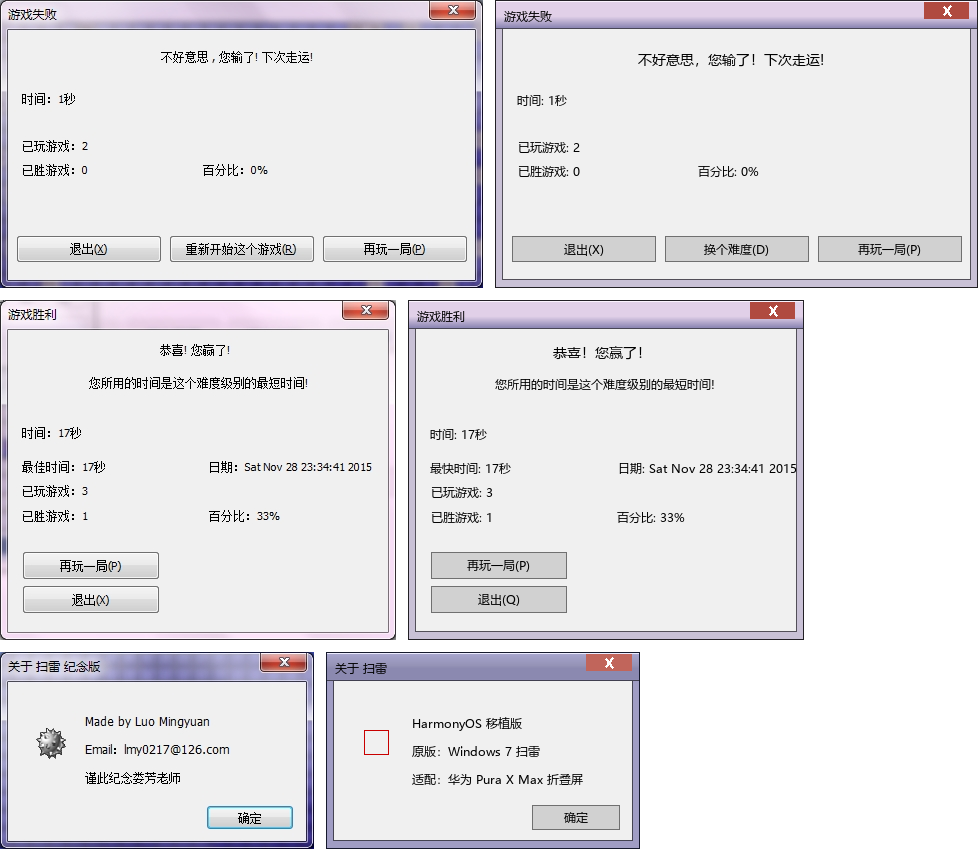

This figure's Python source:
# -*- coding: utf-8 -*-
"""
render_check.py —— 自检：用 WinDialog.ets 里**实际写死的常量**渲染三个对话框，
和参考图并排输出，肉眼核对版式（几何 / 按钮 / 文字行 / 标题栏）。

常量直接从 .ets 源文件里正则抠出来，避免脚本与源码写歪。
"""
import os
import re
from PIL import Image, ImageDraw, ImageFont

ETS = r"C:\Users\19161\saolei\entry\src\main\ets\common\WinDialog.ets"
REF = r"C:\Users\19161\Desktop\minesweeper-refs\Minesweeper-master\jpg"
OUT = os.path.dirname(os.path.abspath(__file__))

src = open(ETS, encoding="utf-8").read()


def const(name):
    m = re.search(r'^const\s+' + name + r'\s*:\s*number\s*=\s*([-\d.]+)\s*;', src, re.M)
    if not m:
        raise KeyError(name)
    return float(m.group(1))


def color(name):
    m = re.search(r'^const\s+' + name + r'\s*:\s*string\s*=\s*\'(#\w{6})\'\s*;', src, re.M)
    if not m:
        raise KeyError(name)
    return m.group(1)


FONT_CAND = [r"C:\Windows\Fonts\msyh.ttc", r"C:\Windows\Fonts\simhei.ttf",
             r"C:\Windows\Fonts\simsun.ttc", r"C:\Windows\Fonts\segoeui.ttf"]


def load_font(size):
    for f in FONT_CAND:
        if os.path.exists(f):
            try:
                return ImageFont.truetype(f, int(size))
            except Exception:
                pass
    return ImageFont.load_default()


def draw_dialog(w, h, title, lines, buttons, chrome, icon_pos=None):
    im = Image.new("RGB", (w, h), (255, 0, 255))
    d = ImageDraw.Draw(im)
    classic = chrome == 'classic'
    FX, FY, TH = const('FRAME_X'), const('FRAME_Y'), const('TITLE_H')
    c_glass = color('C_C_FRAME_GLASS') if classic else color('C_FRAME_GLASS')
    c_line = color('C_C_FRAME_LINE') if classic else color('C_FRAME_LINE')
    c_out = color('C_C_OUTER_LINE') if classic else color('C_OUTER_LINE')
    c_sep = color('C_C_TITLE_SEP') if classic else color('C_TITLE_SEP')
    if classic:
        stops = [(0, color('C_C_TITLE_TOP')), (0.035, color('C_C_TITLE_TOP')),
                 (0.07, color('C_C_TITLE_MID')), (0.45, color('C_C_TITLE_MID2')),
                 (0.55, color('C_C_TITLE_LOW')), (0.93, color('C_C_TITLE_BOTTOM')),
                 (0.965, color('C_C_TITLE_EDGE'))]
    else:
        stops = [(0, color('C_TITLE_TOP')), (0.04, color('C_TITLE_TOP')),
                 (0.07, color('C_TITLE_MID')), (0.55, color('C_TITLE_MID')),
                 (0.93, color('C_TITLE_BOTTOM')), (0.965, color('C_TITLE_EDGE'))]

    d.rectangle([0, 0, w - 1, h - 1], fill=c_glass)
    # 标题栏渐变（逐行插值）
    THi = int(TH)
    for y in range(THi):
        t = y / float(THi)
        c0, c1 = stops[0], stops[-1]
        for i in range(len(stops) - 1):
            if stops[i][0] <= t <= stops[i + 1][0]:
                c0, c1 = stops[i], stops[i + 1]
                break
        span = max(1e-6, c1[0] - c0[0])
        k = min(1.0, max(0.0, (t - c0[0]) / span))
        a = tuple(int(c0[1][i:i + 2], 16) for i in (1, 3, 5))
        b = tuple(int(c1[1][i:i + 2], 16) for i in (1, 3, 5))
        d.line([(0, y), (w - 1, y)], fill=tuple(int(a[i] + (b[i] - a[i]) * k) for i in range(3)))
    # 客户区
    cx, cy = FX, TH
    cw, ch = w - FX * 2, h - TH - FY - 1
    d.rectangle([cx, cy, cx + cw - 1, cy + ch - 1], fill=color('C_CLIENT'))
    d.rectangle([cx - 1, cy, cx - 1, cy + ch - 1], fill=c_line)
    d.rectangle([cx + cw, cy, cx + cw, cy + ch - 1], fill=c_line)
    d.rectangle([cx - 1, cy + ch, cx + cw, cy + ch], fill=c_line)
    d.rectangle([0, TH - 1, w - 1, TH - 1], fill=c_sep)
    d.rectangle([0, 0, w - 1, 0], fill=c_out)
    d.rectangle([0, h - 1, w - 1, h - 1], fill=c_out)
    d.rectangle([0, 0, 0, h - 1], fill=c_out)
    d.rectangle([w - 1, 0, w - 1, h - 1], fill=c_out)
    # 标题
    tf = load_font(const('TITLE_FONT'))
    d.text((const('TITLE_TEXT_X'), const('TITLE_TEXT_Y') + const('TEXT_INK_DY')),
           title, font=tf, fill=color('C_TEXT'))
    # 关闭按钮
    cw2 = const('CLOSE_W_CLASSIC') if classic else const('CLOSE_W_AERO')
    cr2 = const('CLOSE_RIGHT_CLASSIC') if classic else const('CLOSE_RIGHT_AERO')
    bx, by = w - cr2 - cw2, const('CLOSE_TOP')
    bh = const('CLOSE_H')
    d.rectangle([bx, by, bx + cw2 - 1, by + bh - 1],
                fill=color('C_C_CLOSE_MID') if classic else color('C_CLOSE_MID'))
    ccx, ccy = bx + cw2 / 2.0, by + bh / 2.0
    hw, hh = const('CLOSE_X_HALF_W'), const('CLOSE_X_HALF_H')
    d.line([(ccx - hw, ccy - hh), (ccx + hw, ccy + hh)], fill=(255, 255, 255), width=2)
    d.line([(ccx + hw, ccy - hh), (ccx - hw, ccy + hh)], fill=(255, 255, 255), width=2)
    # 正文
    for (txt, x, y, size, align) in lines:
        f = load_font(size)
        if align == 'center':
            d.text((x, y + const('TEXT_INK_DY')), txt, font=f, fill=color('C_TEXT'), anchor='ma')
        else:
            d.text((x, y + const('TEXT_INK_DY')), txt, font=f, fill=color('C_TEXT'), anchor='la')
    # 按钮
    for (bx2, by2, bw2, bh2, label) in buttons:
        d.rectangle([bx2, by2, bx2 + bw2 - 1, by2 + bh2 - 1],
                    fill=color('C_BTN_BOTTOM'), outline=color('C_BTN_BORDER'))
        f = load_font(const('BTN_FONT'))
        d.text((bx2 + bw2 / 2.0, by2 + bh2 / 2.0), label, font=f, fill=color('C_TEXT'), anchor='mm')
    if icon_pos:
        d.rectangle([icon_pos[0], icon_pos[1], icon_pos[0] + 24, icon_pos[1] + 24],
                    outline=(200, 0, 0))
    return im


# ---- 失败框（常量与 WinDialog.ets loseSpec 一致）----
lose = draw_dialog(
    483, 288, '游戏失败',
    [('不好意思，您输了！下次走运!', 236, 51, 14, 'center'),
     ('时间: 1秒', 22, 93, 12, 'left'),
     ('已玩游戏: 2', 23, 140, 12, 'left'),
     ('已胜游戏: 0', 23, 164, 12, 'left'),
     ('百分比: 0%', 203, 164, 12, 'left')],
    [(17, 236, 144, 26, '退出(X)'), (170, 236, 144, 26, '换个难度(D)'),
     (323, 236, 144, 26, '再玩一局(P)')], 'aero')

win = draw_dialog(
    396, 340, '游戏胜利',
    [('恭喜！您赢了！', 194, 44, 14, 'center'),
     ('您所用的时间是这个难度级别的最短时间!', 197, 77, 12, 'center'),
     ('时间: 17秒', 22, 127, 12, 'left'),
     ('最快时间: 17秒', 22, 161, 12, 'left'),
     ('日期: Sat Nov 28 23:34:41 2015', 210, 161, 12, 'left'),
     ('已玩游戏: 3', 23, 185, 12, 'left'),
     ('已胜游戏: 1', 23, 210, 12, 'left'),
     ('百分比: 33%', 209, 210, 12, 'left')],
    [(23, 252, 136, 27, '再玩一局(P)'), (23, 286, 136, 27, '退出(Q)')], 'aero')

about = draw_dialog(
    314, 197, '关于 扫雷',
    [('HarmonyOS 移植版', 86, 64, 12, 'left'),
     ('原版：Windows 7 扫雷', 86, 92, 12, 'left'),
     ('适配：华为 Pura X Max 折叠屏', 86, 120, 12, 'left')],
    [(206, 153, 88, 25, '确定')], 'classic', icon_pos=[38, 78, 25, 25])

# ---- 并排输出 ----
ref_loss = Image.open(os.path.join(REF, "loss.jpg")).convert("RGB")
ref_win = Image.open(os.path.join(REF, "win.jpg")).convert("RGB")
ref_about = Image.open(os.path.join(REF, "about.jpg")).convert("RGB").crop((152, 101, 466, 298))

rows = []
for ref, mine in ((ref_loss, lose), (ref_win, win), (ref_about, about)):
    H = max(ref.height, mine.height)
    row = Image.new("RGB", (ref.width + mine.width + 12, H), (255, 255, 255))
    row.paste(ref, (0, 0))
    row.paste(mine, (ref.width + 12, 0))
    rows.append(row)

W = max(r.width for r in rows)
H = sum(r.height for r in rows) + 12 * (len(rows) - 1)
sheet = Image.new("RGB", (W, H), (255, 255, 255))
yy = 0
for r in rows:
    sheet.paste(r, (0, yy))
    yy += r.height + 12
path = os.path.join(OUT, "render_check.png")
sheet.save(path)
print("saved", path, sheet.size)
